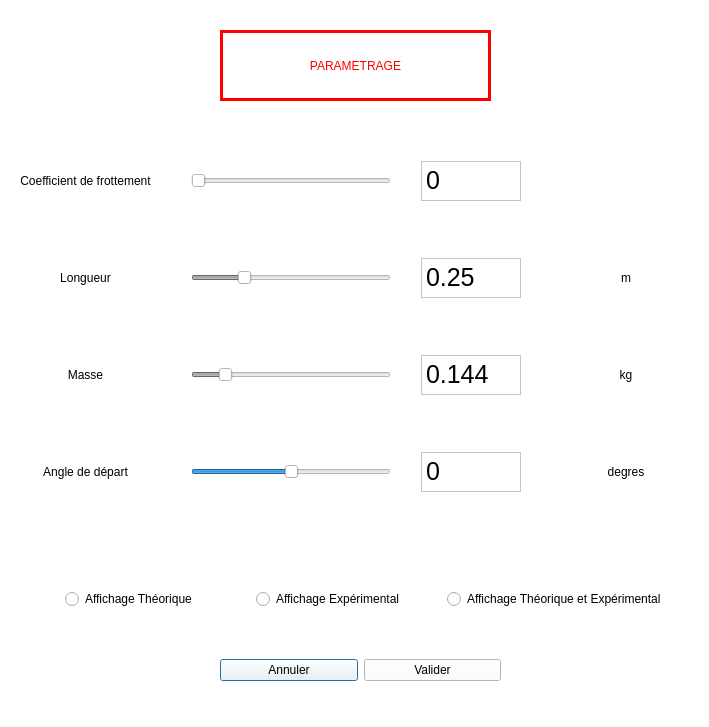
<?xml version="1.0" encoding="UTF-8"?>
<ui version="4.0">
 <class>ParamFen</class>
 <widget class="QDialog" name="ParamFen">
  <property name="geometry">
   <rect>
    <x>0</x>
    <y>0</y>
    <width>709</width>
    <height>727</height>
   </rect>
  </property>
  <property name="windowTitle">
   <string>Paramétrage</string>
  </property>
  <property name="styleSheet">
   <string notr="true">background-color: rgb(255, 255, 255);</string>
  </property>
  <widget class="QLabel" name="Title_Param">
   <property name="geometry">
    <rect>
     <x>220</x>
     <y>30</y>
     <width>271</width>
     <height>71</height>
    </rect>
   </property>
   <property name="styleSheet">
    <string notr="true">color: rgb(255, 0, 0);
background-color: rgb(255, 255, 255);
font: 20pt &quot;Quicksand&quot;;</string>
   </property>
   <property name="frameShape">
    <enum>QFrame::Box</enum>
   </property>
   <property name="lineWidth">
    <number>3</number>
   </property>
   <property name="text">
    <string>PARAMETRAGE</string>
   </property>
   <property name="alignment">
    <set>Qt::AlignCenter</set>
   </property>
  </widget>
  <widget class="QWidget" name="layoutWidget">
   <property name="geometry">
    <rect>
     <x>10</x>
     <y>110</y>
     <width>691</width>
     <height>433</height>
    </rect>
   </property>
   <layout class="QVBoxLayout" name="verticalLayout">
    <item>
     <layout class="QHBoxLayout" name="horizontalLayout_4">
      <property name="spacing">
       <number>30</number>
      </property>
      <item>
       <widget class="QLabel" name="label_coeff">
        <property name="styleSheet">
         <string notr="true">font: 10pt &quot;Quicksand&quot;;</string>
        </property>
        <property name="text">
         <string>Coefficient de frottement</string>
        </property>
        <property name="alignment">
         <set>Qt::AlignCenter</set>
        </property>
       </widget>
      </item>
      <item>
       <widget class="QSlider" name="slider_Coeff">
        <property name="maximumSize">
         <size>
          <width>200</width>
          <height>16777215</height>
         </size>
        </property>
        <property name="styleSheet">
         <string notr="true">color: rgb(255, 0, 0);</string>
        </property>
        <property name="maximum">
         <number>1000</number>
        </property>
        <property name="orientation">
         <enum>Qt::Horizontal</enum>
        </property>
       </widget>
      </item>
      <item>
       <widget class="QTextBrowser" name="Value_Coeff">
        <property name="sizePolicy">
         <sizepolicy hsizetype="Expanding" vsizetype="Expanding">
          <horstretch>0</horstretch>
          <verstretch>0</verstretch>
         </sizepolicy>
        </property>
        <property name="maximumSize">
         <size>
          <width>100</width>
          <height>40</height>
         </size>
        </property>
        <property name="layoutDirection">
         <enum>Qt::LeftToRight</enum>
        </property>
        <property name="styleSheet">
         <string notr="true">font: 19pt &quot;Quicksand&quot;;</string>
        </property>
        <property name="verticalScrollBarPolicy">
         <enum>Qt::ScrollBarAlwaysOff</enum>
        </property>
        <property name="horizontalScrollBarPolicy">
         <enum>Qt::ScrollBarAlwaysOff</enum>
        </property>
        <property name="html">
         <string>&lt;!DOCTYPE HTML PUBLIC &quot;-//W3C//DTD HTML 4.0//EN&quot; &quot;http://www.w3.org/TR/REC-html40/strict.dtd&quot;&gt;
&lt;html&gt;&lt;head&gt;&lt;meta name=&quot;qrichtext&quot; content=&quot;1&quot; /&gt;&lt;style type=&quot;text/css&quot;&gt;
p, li { white-space: pre-wrap; }
&lt;/style&gt;&lt;/head&gt;&lt;body style=&quot; font-family:'Quicksand'; font-size:19pt; font-weight:400; font-style:normal;&quot;&gt;
&lt;p style=&quot; margin-top:0px; margin-bottom:0px; margin-left:0px; margin-right:0px; -qt-block-indent:0; text-indent:0px;&quot;&gt;0&lt;/p&gt;
&lt;p style=&quot;-qt-paragraph-type:empty; margin-top:0px; margin-bottom:0px; margin-left:0px; margin-right:0px; -qt-block-indent:0; text-indent:0px;&quot;&gt;&lt;br /&gt;&lt;/p&gt;&lt;/body&gt;&lt;/html&gt;</string>
        </property>
       </widget>
      </item>
      <item>
       <widget class="QLabel" name="unite_coeff">
        <property name="styleSheet">
         <string notr="true">font: 12pt &quot;Quicksand&quot;;</string>
        </property>
        <property name="text">
         <string/>
        </property>
        <property name="alignment">
         <set>Qt::AlignCenter</set>
        </property>
       </widget>
      </item>
     </layout>
    </item>
    <item>
     <layout class="QHBoxLayout" name="horizontalLayout_3">
      <property name="spacing">
       <number>30</number>
      </property>
      <item>
       <widget class="QLabel" name="label_Longueur">
        <property name="styleSheet">
         <string notr="true">font: 12pt &quot;Quicksand&quot;;</string>
        </property>
        <property name="text">
         <string>Longueur</string>
        </property>
        <property name="alignment">
         <set>Qt::AlignCenter</set>
        </property>
       </widget>
      </item>
      <item>
       <widget class="QSlider" name="slider_Longueur">
        <property name="enabled">
         <bool>false</bool>
        </property>
        <property name="maximumSize">
         <size>
          <width>200</width>
          <height>16777215</height>
         </size>
        </property>
        <property name="maximum">
         <number>1000</number>
        </property>
        <property name="singleStep">
         <number>1</number>
        </property>
        <property name="value">
         <number>250</number>
        </property>
        <property name="orientation">
         <enum>Qt::Horizontal</enum>
        </property>
       </widget>
      </item>
      <item>
       <widget class="QTextBrowser" name="Value_Longueur">
        <property name="maximumSize">
         <size>
          <width>100</width>
          <height>40</height>
         </size>
        </property>
        <property name="layoutDirection">
         <enum>Qt::LeftToRight</enum>
        </property>
        <property name="styleSheet">
         <string notr="true">font: 19pt &quot;Quicksand&quot;;</string>
        </property>
        <property name="verticalScrollBarPolicy">
         <enum>Qt::ScrollBarAlwaysOff</enum>
        </property>
        <property name="horizontalScrollBarPolicy">
         <enum>Qt::ScrollBarAlwaysOff</enum>
        </property>
        <property name="html">
         <string>&lt;!DOCTYPE HTML PUBLIC &quot;-//W3C//DTD HTML 4.0//EN&quot; &quot;http://www.w3.org/TR/REC-html40/strict.dtd&quot;&gt;
&lt;html&gt;&lt;head&gt;&lt;meta name=&quot;qrichtext&quot; content=&quot;1&quot; /&gt;&lt;style type=&quot;text/css&quot;&gt;
p, li { white-space: pre-wrap; }
&lt;/style&gt;&lt;/head&gt;&lt;body style=&quot; font-family:'Quicksand'; font-size:19pt; font-weight:400; font-style:normal;&quot;&gt;
&lt;p style=&quot; margin-top:0px; margin-bottom:0px; margin-left:0px; margin-right:0px; -qt-block-indent:0; text-indent:0px;&quot;&gt;0.25&lt;/p&gt;
&lt;p style=&quot;-qt-paragraph-type:empty; margin-top:0px; margin-bottom:0px; margin-left:0px; margin-right:0px; -qt-block-indent:0; text-indent:0px;&quot;&gt;&lt;br /&gt;&lt;/p&gt;&lt;/body&gt;&lt;/html&gt;</string>
        </property>
       </widget>
      </item>
      <item>
       <widget class="QLabel" name="unite_longueur">
        <property name="styleSheet">
         <string notr="true">font: 12pt &quot;Quicksand&quot;;</string>
        </property>
        <property name="text">
         <string>m</string>
        </property>
        <property name="alignment">
         <set>Qt::AlignCenter</set>
        </property>
       </widget>
      </item>
     </layout>
    </item>
    <item>
     <layout class="QHBoxLayout" name="horizontalLayout_2">
      <property name="spacing">
       <number>30</number>
      </property>
      <item>
       <widget class="QLabel" name="label_Masse">
        <property name="styleSheet">
         <string notr="true">font: 12pt &quot;Quicksand&quot;;</string>
        </property>
        <property name="text">
         <string>Masse</string>
        </property>
        <property name="alignment">
         <set>Qt::AlignCenter</set>
        </property>
       </widget>
      </item>
      <item>
       <widget class="QSlider" name="slider_Masse">
        <property name="enabled">
         <bool>false</bool>
        </property>
        <property name="maximumSize">
         <size>
          <width>200</width>
          <height>16777215</height>
         </size>
        </property>
        <property name="maximum">
         <number>1000</number>
        </property>
        <property name="value">
         <number>144</number>
        </property>
        <property name="orientation">
         <enum>Qt::Horizontal</enum>
        </property>
       </widget>
      </item>
      <item>
       <widget class="QTextBrowser" name="Value_Masse">
        <property name="maximumSize">
         <size>
          <width>100</width>
          <height>40</height>
         </size>
        </property>
        <property name="layoutDirection">
         <enum>Qt::LeftToRight</enum>
        </property>
        <property name="styleSheet">
         <string notr="true">font: 19pt &quot;Quicksand&quot;;</string>
        </property>
        <property name="verticalScrollBarPolicy">
         <enum>Qt::ScrollBarAlwaysOff</enum>
        </property>
        <property name="horizontalScrollBarPolicy">
         <enum>Qt::ScrollBarAlwaysOff</enum>
        </property>
        <property name="html">
         <string>&lt;!DOCTYPE HTML PUBLIC &quot;-//W3C//DTD HTML 4.0//EN&quot; &quot;http://www.w3.org/TR/REC-html40/strict.dtd&quot;&gt;
&lt;html&gt;&lt;head&gt;&lt;meta name=&quot;qrichtext&quot; content=&quot;1&quot; /&gt;&lt;style type=&quot;text/css&quot;&gt;
p, li { white-space: pre-wrap; }
&lt;/style&gt;&lt;/head&gt;&lt;body style=&quot; font-family:'Quicksand'; font-size:19pt; font-weight:400; font-style:normal;&quot;&gt;
&lt;p style=&quot; margin-top:0px; margin-bottom:0px; margin-left:0px; margin-right:0px; -qt-block-indent:0; text-indent:0px;&quot;&gt;0.144&lt;/p&gt;
&lt;p style=&quot;-qt-paragraph-type:empty; margin-top:0px; margin-bottom:0px; margin-left:0px; margin-right:0px; -qt-block-indent:0; text-indent:0px;&quot;&gt;&lt;br /&gt;&lt;/p&gt;&lt;/body&gt;&lt;/html&gt;</string>
        </property>
       </widget>
      </item>
      <item>
       <widget class="QLabel" name="unite_masse">
        <property name="styleSheet">
         <string notr="true">font: 12pt &quot;Quicksand&quot;;</string>
        </property>
        <property name="text">
         <string>kg</string>
        </property>
        <property name="alignment">
         <set>Qt::AlignCenter</set>
        </property>
       </widget>
      </item>
     </layout>
    </item>
    <item>
     <layout class="QHBoxLayout" name="horizontalLayout">
      <property name="spacing">
       <number>30</number>
      </property>
      <item>
       <widget class="QLabel" name="label_Angle">
        <property name="styleSheet">
         <string notr="true">font: 12pt &quot;Quicksand&quot;;</string>
        </property>
        <property name="text">
         <string>Angle de départ</string>
        </property>
        <property name="alignment">
         <set>Qt::AlignCenter</set>
        </property>
       </widget>
      </item>
      <item>
       <widget class="QSlider" name="slider_Angle">
        <property name="maximumSize">
         <size>
          <width>200</width>
          <height>16777215</height>
         </size>
        </property>
        <property name="styleSheet">
         <string notr="true"/>
        </property>
        <property name="minimum">
         <number>-90</number>
        </property>
        <property name="maximum">
         <number>90</number>
        </property>
        <property name="pageStep">
         <number>15</number>
        </property>
        <property name="orientation">
         <enum>Qt::Horizontal</enum>
        </property>
       </widget>
      </item>
      <item>
       <widget class="QTextBrowser" name="Value_Angle">
        <property name="maximumSize">
         <size>
          <width>100</width>
          <height>40</height>
         </size>
        </property>
        <property name="layoutDirection">
         <enum>Qt::LeftToRight</enum>
        </property>
        <property name="styleSheet">
         <string notr="true">font: 19pt &quot;Quicksand&quot;;</string>
        </property>
        <property name="verticalScrollBarPolicy">
         <enum>Qt::ScrollBarAlwaysOff</enum>
        </property>
        <property name="horizontalScrollBarPolicy">
         <enum>Qt::ScrollBarAlwaysOff</enum>
        </property>
        <property name="html">
         <string>&lt;!DOCTYPE HTML PUBLIC &quot;-//W3C//DTD HTML 4.0//EN&quot; &quot;http://www.w3.org/TR/REC-html40/strict.dtd&quot;&gt;
&lt;html&gt;&lt;head&gt;&lt;meta name=&quot;qrichtext&quot; content=&quot;1&quot; /&gt;&lt;style type=&quot;text/css&quot;&gt;
p, li { white-space: pre-wrap; }
&lt;/style&gt;&lt;/head&gt;&lt;body style=&quot; font-family:'Quicksand'; font-size:19pt; font-weight:400; font-style:normal;&quot;&gt;
&lt;p style=&quot; margin-top:0px; margin-bottom:0px; margin-left:0px; margin-right:0px; -qt-block-indent:0; text-indent:0px;&quot;&gt;0&lt;/p&gt;
&lt;p style=&quot;-qt-paragraph-type:empty; margin-top:0px; margin-bottom:0px; margin-left:0px; margin-right:0px; -qt-block-indent:0; text-indent:0px;&quot;&gt;&lt;br /&gt;&lt;/p&gt;&lt;/body&gt;&lt;/html&gt;</string>
        </property>
       </widget>
      </item>
      <item>
       <widget class="QLabel" name="unite_angle">
        <property name="styleSheet">
         <string notr="true">font: 12pt &quot;Quicksand&quot;;</string>
        </property>
        <property name="text">
         <string>degres</string>
        </property>
        <property name="alignment">
         <set>Qt::AlignCenter</set>
        </property>
       </widget>
      </item>
     </layout>
    </item>
   </layout>
  </widget>
  <widget class="QWidget" name="layoutWidget">
   <property name="geometry">
    <rect>
     <x>220</x>
     <y>640</y>
     <width>281</width>
     <height>61</height>
    </rect>
   </property>
   <layout class="QHBoxLayout" name="horizontalLayout_5">
    <item>
     <widget class="QPushButton" name="but_Annul">
      <property name="styleSheet">
       <string notr="true">font: 15pt &quot;Quicksand&quot;;</string>
      </property>
      <property name="text">
       <string>Annuler</string>
      </property>
     </widget>
    </item>
    <item>
     <widget class="QPushButton" name="but_Val">
      <property name="styleSheet">
       <string notr="true">font: 15pt &quot;Quicksand&quot;;</string>
      </property>
      <property name="text">
       <string>Valider</string>
      </property>
     </widget>
    </item>
   </layout>
  </widget>
  <widget class="QWidget" name="horizontalLayoutWidget">
   <property name="geometry">
    <rect>
     <x>65</x>
     <y>569</y>
     <width>601</width>
     <height>61</height>
    </rect>
   </property>
   <layout class="QHBoxLayout" name="Layout_radbut">
    <item>
     <widget class="QRadioButton" name="radBut_Theo">
      <property name="text">
       <string>Affichage Théorique</string>
      </property>
     </widget>
    </item>
    <item>
     <widget class="QRadioButton" name="radBut_Expe">
      <property name="text">
       <string>Affichage Expérimental</string>
      </property>
     </widget>
    </item>
    <item>
     <widget class="QRadioButton" name="radBut_TheoExpe">
      <property name="text">
       <string>Affichage Théorique et Expérimental</string>
      </property>
     </widget>
    </item>
   </layout>
  </widget>
 </widget>
 <resources/>
 <connections/>
</ui>
